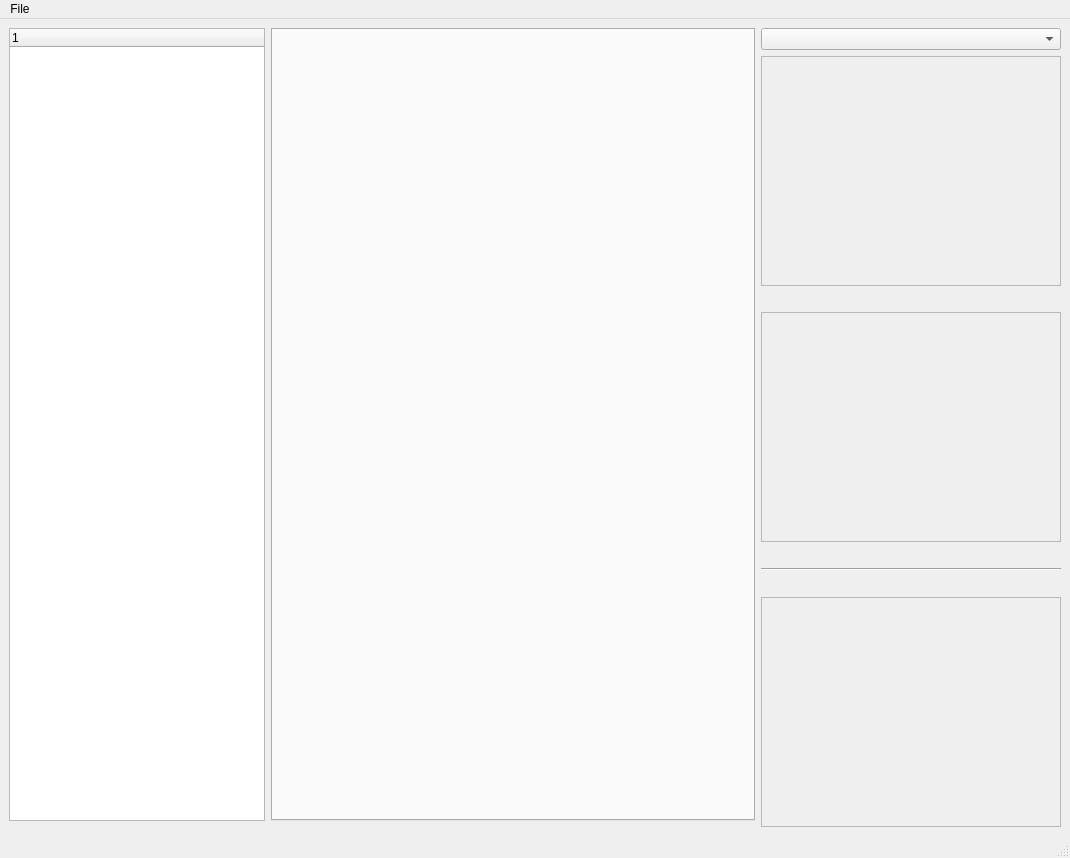
<?xml version="1.0" encoding="UTF-8"?>
<ui version="4.0">
 <class>MainWindow</class>
 <widget class="QMainWindow" name="MainWindow">
  <property name="geometry">
   <rect>
    <x>0</x>
    <y>0</y>
    <width>1070</width>
    <height>858</height>
   </rect>
  </property>
  <property name="windowTitle">
   <string>MainWindow</string>
  </property>
  <widget class="QWidget" name="centralwidget">
   <layout class="QVBoxLayout" name="verticalLayout">
    <item>
     <layout class="QHBoxLayout" name="horizontalLayout_3">
      <item>
       <layout class="QVBoxLayout" name="verticalLayout_3">
        <item>
         <layout class="QHBoxLayout" name="horizontalLayout">
          <item>
           <widget class="DirectoryView" name="treeWidget">
            <property name="sizePolicy">
             <sizepolicy hsizetype="Minimum" vsizetype="Expanding">
              <horstretch>0</horstretch>
              <verstretch>0</verstretch>
             </sizepolicy>
            </property>
            <column>
             <property name="text">
              <string notr="true">1</string>
             </property>
            </column>
           </widget>
          </item>
          <item>
           <widget class="CodeViewer" name="tabWidget">
            <property name="minimumSize">
             <size>
              <width>400</width>
              <height>0</height>
             </size>
            </property>
           </widget>
          </item>
         </layout>
        </item>
        <item>
         <widget class="PerformanceGraph" name="widget" native="true"/>
        </item>
       </layout>
      </item>
      <item>
       <layout class="QVBoxLayout" name="verticalLayout_5">
        <item>
         <widget class="CounterList" name="comboBox">
          <property name="maximumSize">
           <size>
            <width>300</width>
            <height>16777215</height>
           </size>
          </property>
         </widget>
        </item>
        <item>
         <widget class="ScrollArea" name="scrollArea">
          <property name="maximumSize">
           <size>
            <width>300</width>
            <height>16777215</height>
           </size>
          </property>
          <property name="widgetResizable">
           <bool>true</bool>
          </property>
          <widget class="QWidget" name="scrollAreaWidgetContents">
           <property name="geometry">
            <rect>
             <x>0</x>
             <y>0</y>
             <width>298</width>
             <height>228</height>
            </rect>
           </property>
          </widget>
         </widget>
        </item>
        <item>
         <widget class="QLabel" name="label">
          <property name="text">
           <string/>
          </property>
         </widget>
        </item>
        <item>
         <widget class="ScrollCommands" name="scrollArea_3">
          <property name="maximumSize">
           <size>
            <width>300</width>
            <height>16777215</height>
           </size>
          </property>
          <property name="widgetResizable">
           <bool>true</bool>
          </property>
          <widget class="QWidget" name="scrollAreaWidgetContents_2">
           <property name="geometry">
            <rect>
             <x>0</x>
             <y>0</y>
             <width>298</width>
             <height>229</height>
            </rect>
           </property>
          </widget>
         </widget>
        </item>
        <item>
         <widget class="QLabel" name="label_2">
          <property name="text">
           <string/>
          </property>
         </widget>
        </item>
        <item>
         <widget class="Line" name="line">
          <property name="maximumSize">
           <size>
            <width>300</width>
            <height>16777215</height>
           </size>
          </property>
          <property name="orientation">
           <enum>Qt::Horizontal</enum>
          </property>
         </widget>
        </item>
        <item>
         <widget class="QLabel" name="label_3">
          <property name="text">
           <string/>
          </property>
         </widget>
        </item>
        <item>
         <widget class="ScrollCommandValues" name="scrollArea_2">
          <property name="maximumSize">
           <size>
            <width>300</width>
            <height>16777215</height>
           </size>
          </property>
          <property name="widgetResizable">
           <bool>true</bool>
          </property>
          <widget class="QWidget" name="scrollAreaWidgetContents_3">
           <property name="geometry">
            <rect>
             <x>0</x>
             <y>0</y>
             <width>298</width>
             <height>228</height>
            </rect>
           </property>
          </widget>
         </widget>
        </item>
       </layout>
      </item>
     </layout>
    </item>
   </layout>
  </widget>
  <widget class="QMenuBar" name="menubar">
   <property name="geometry">
    <rect>
     <x>0</x>
     <y>0</y>
     <width>1070</width>
     <height>21</height>
    </rect>
   </property>
   <widget class="QMenu" name="menuFile">
    <property name="title">
     <string>File</string>
    </property>
    <addaction name="actionNew_Project_2"/>
    <addaction name="actionOpen_Project_2"/>
    <addaction name="actionSave_2"/>
   </widget>
   <addaction name="menuFile"/>
  </widget>
  <widget class="QStatusBar" name="statusbar"/>
  <action name="actionNew_Project">
   <property name="text">
    <string>New Project</string>
   </property>
  </action>
  <action name="actionCompilers">
   <property name="text">
    <string>Compilers</string>
   </property>
  </action>
  <action name="actionOpen_Project">
   <property name="text">
    <string>Open Project</string>
   </property>
  </action>
  <action name="actionSave">
   <property name="text">
    <string>Save</string>
   </property>
  </action>
  <action name="actionSave_Project">
   <property name="text">
    <string>Save Project</string>
   </property>
  </action>
  <action name="actiond">
   <property name="text">
    <string>d</string>
   </property>
  </action>
  <action name="actionNew_Project_2">
   <property name="text">
    <string>New Project</string>
   </property>
  </action>
  <action name="actionOpen_Project_2">
   <property name="text">
    <string>Open Project</string>
   </property>
  </action>
  <action name="actionSave_2">
   <property name="text">
    <string>Save</string>
   </property>
  </action>
 </widget>
 <customwidgets>
  <customwidget>
   <class>DirectoryView</class>
   <extends>QTreeWidget</extends>
   <header>DirectoryView.h</header>
  </customwidget>
  <customwidget>
   <class>CodeViewer</class>
   <extends>QTabWidget</extends>
   <header>CodeViewer.h</header>
   <container>1</container>
  </customwidget>
  <customwidget>
   <class>CounterList</class>
   <extends>QComboBox</extends>
   <header>CounterList.h</header>
  </customwidget>
  <customwidget>
   <class>ScrollArea</class>
   <extends>QScrollArea</extends>
   <header>ScrollArea.h</header>
   <container>1</container>
  </customwidget>
  <customwidget>
   <class>ScrollCommands</class>
   <extends>QScrollArea</extends>
   <header>ScrollCommands.h</header>
   <container>1</container>
  </customwidget>
  <customwidget>
   <class>ScrollCommandValues</class>
   <extends>QScrollArea</extends>
   <header>ScrollCommandValues.h</header>
   <container>1</container>
  </customwidget>
  <customwidget>
   <class>PerformanceGraph</class>
   <extends>QWidget</extends>
   <header>PerformanceGraph.h</header>
   <container>1</container>
  </customwidget>
 </customwidgets>
 <resources/>
 <connections/>
</ui>
